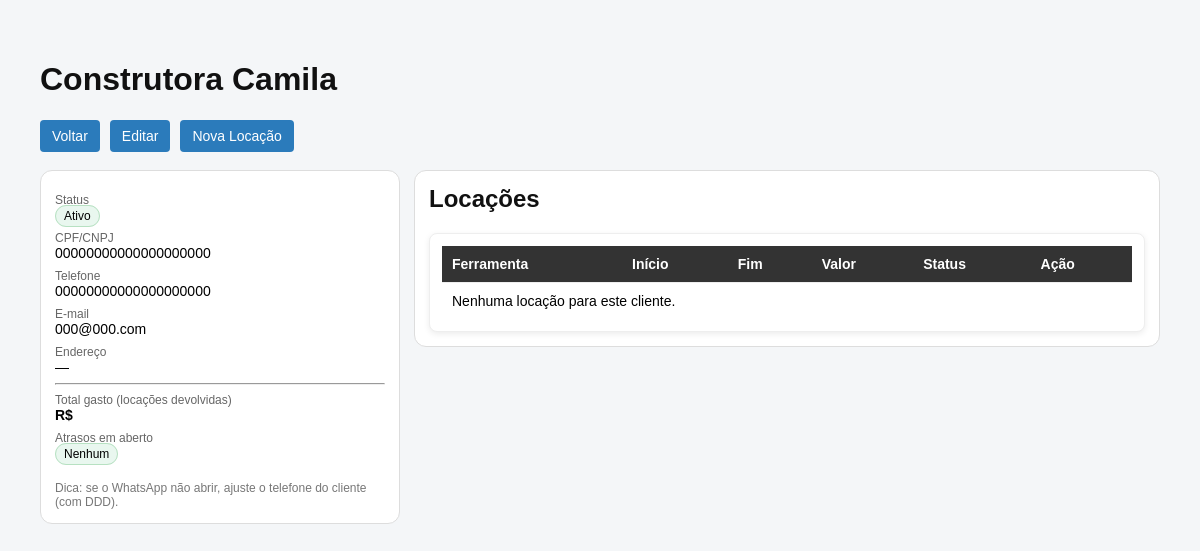
Screenshot of /clientes/1/ (signed in) with the database file from the repository.
### ferramentas/models.py (models this page shows, shortened)
class Cliente(models.Model):
    nome = models.CharField(max_length=200)
    cpf_cnpj = models.CharField(max_length=20, unique=True)
    telefone = models.CharField(max_length=20)
    email = models.EmailField(blank=True)
    endereco = models.TextField(blank=True)
    ativo = models.BooleanField(default=True)

### ferramentas/views.py (the view)
    def _wrapped(request, *args, **kwargs):
        if not is_admin(request.user):
            messages.error(request, "Acesso negado: apenas Admin pode acessar essa página.")
            return redirect('home')
        return view_func(request, *args, **kwargs)

### ferramentas/views.py (called while the page is built)
def is_admin(user):
    return user.is_authenticated and (user.is_superuser or user.groups.filter(name='Admin').exists())

def is_operador(user):
    return user.is_authenticated and user.groups.filter(name='Operador').exists()

def require_admin(view_func):
    def _wrapped(request, *args, **kwargs):
        if not is_admin(request.user):
            messages.error(request, "Acesso negado: apenas Admin pode acessar essa página.")
            return redirect('home')
        return view_func(request, *args, **kwargs)
    return _wrapped

def _menu_context(request):
    hoje = datetime.today().date()
    total_atrasadas = Locacao.objects.filter(devolvida=False, data_fim__lt=hoje).count()
    contas_em_aberto = ContaReceber.objects.filter(
        status__in=[ContaReceber.Status.PENDENTE, ContaReceber.Status.PARCIAL]
    ).count()
    return {
        'total_atrasadas': total_atrasadas,
        'contas_em_aberto': contas_em_aberto,
        'is_admin': is_admin(request.user),
        'is_operador': is_operador(request.user),
    }

@login_required
@require_admin
def detalhe_cliente(request, cliente_id):
    cliente = get_object_or_404(Cliente, id=cliente_id)
    ctx = {'cliente': cliente}
    ctx.update(_menu_context(request))
    return render(request, 'ferramentas/detalhe_cliente.html', ctx)

### ferramentas/templates/ferramentas/detalhe_cliente.html (shortened to what this page needs)
<!DOCTYPE html>
<html lang="pt-br">
<head>
    {% load static %}
    <link rel="stylesheet" href="{% static 'ferramentas/style.css' %}">
</head>
<body>
<h1>{{ cliente.nome }}</h1>
<div class="top-actions">
    <a class="btn" href="{% url 'listar_clientes' %}">Voltar</a>
    <a class="btn" href="{% url 'editar_cliente' cliente.id %}">Editar</a>
    <a class="btn" href="{% url 'nova_locacao' %}">Nova Locação</a>
</div>
<div class="wrap">
    <div class="panel">
        <div class="line">
            <div class="label">Status</div>
            <div class="value">
                {% if cliente.ativo %}
                    <span class="badge ok">Ativo</span>
                {% else %}
                    <span class="badge danger">Desativado</span>
                {% endif %}
            </div>
        </div>
        <div class="line">
            <div class="label">CPF/CNPJ</div>
            <div class="value">{{ cliente.cpf_cnpj }}</div>
        </div>
        <div class="line">
            <div class="label">Telefone</div>
            <div class="value">{{ cliente.telefone }}</div>
        </div>
        <div class="line">
            <div class="label">E-mail</div>
            <div class="value">{{ cliente.email|default:"—" }}</div>
        </div>
        <div class="line">
            <div class="label">Endereço</div>
            <div class="value">{{ cliente.endereco|default:"—" }}</div>
        </div>
        <hr>
        <div class="line">
            <div class="label">Total gasto (locações devolvidas)</div>
            <div class="value"><b>R$ {{ total_gasto|floatformat:2 }}</b></div>
        </div>
        <div class="line">
            <div class="label">Atrasos em aberto</div>
            <div class="value">
                {% if atrasos_dados %}
                    <span class="badge warn">{{ atrasos_dados|length }} em atraso</span>
                {% else %}
                    <span class="badge ok">Nenhum</span>
                {% endif %}
            </div>
        </div>
        <div class="muted small" style="margin-top:10px;">
            Dica: se o WhatsApp não abrir, ajuste o telefone do cliente (com DDD).
        </div>
    </div>
    <div class="panel">
        <h2 style="margin-top:0;">Locações</h2>
        <div class="table-wrap">
        <table>
            <thead>
                <tr>
                    <th>Ferramenta</th>
                    <th>Início</th>
                    <th>Fim</th>
                    <th>Valor</th>
                    <th>Status</th>
                    <th>Ação</th>
                </tr>
            </thead>
            <tbody>
            {% for l in locacoes %}
                <tr>
                    <td>{{ l.ferramenta.nome }}</td>
                    <td>{{ l.data_inicio|date:"d/m/Y" }}</td>
                    <td>{{ l.data_fim|date:"d/m/Y" }}</td>
                    <td>R$ {{ l.valor_total|floatformat:2 }}</td>
                    <td>
                        {% if l.devolvida %}
                            <span class="status status-ok">Devolvida</span>
                        {% else %}
                            {% if l.data_fim < hoje %}
                                <span class="badge warn">Atrasada</span>
                            {% else %}
                                <span class="status status-warn">Ativa</span>
                            {% endif %}
                        {% endif %}
                    </td>
                    <td>
                        {% if l.devolvida %}
                            —
                        {% else %}
                            <form method="post" action="{% url 'devolver_locacao' l.id %}">
                                {% csrf_token %}
                                <button class="btn danger" type="submit">Devolver</button>
                            </form>
                        {% endif %}
                    </td>
                </tr>
            {% empty %}
                <tr><td colspan="6">Nenhuma locação para este cliente.</td></tr>
            {% endfor %}
            </tbody>
        </table>
        </div>
    </div>
</div>
</body>
</html>

### ferramentas/static/ferramentas/style.css (style rules this page uses)
body { font-family: Arial, sans-serif; background: #f4f6f8; margin: 20px; padding: 20px; }
h1, h2 { color: #111; }
a { text-decoration: none; }
.top-actions { display: flex; gap: 10px; flex-wrap: wrap; margin: 14px 0 18px 0; }
.btn { display: inline-block; padding: 8px 12px; background: #2b7bbb; color: #fff; border-radius: 4px; border: none; cursor: pointer; font-size: 14px; }
.table-wrap { background: #fff; border-radius: 8px; padding: 12px; box-shadow: 0 2px 6px rgba(0,0,0,0.08); border: 1px solid #eee; }
table { width: 100%; border-collapse: collapse; }
th { background: #333; color: #fff; text-align: left; padding: 10px; font-size: 14px; }
td { padding: 10px; border-top: 1px solid #eee; font-size: 14px; }

### ferramentas/templates/ferramentas/detalhe_cliente.html (style rules this page uses)
.wrap { display: grid; grid-template-columns: 360px 1fr; gap: 14px; align-items: start; }
.panel { background: #fff; border: 1px solid #ddd; border-radius: 12px; padding: 14px; }
.line { margin: 8px 0; }
.label { font-size: 12px; color: #666; }
.value { font-size: 14px; }
.muted { color: #777; font-size: 12px; }
.badge { padding: 3px 8px; border-radius: 999px; font-size: 12px; border: 1px solid #ddd; }
.badge.ok { background: #e9f7ef; border-color: #b7e1c2; }
.small { font-size: 12px; }

### rows the page displays
Cliente: nome "Construtora Camila", cpf_cnpj "00000000000000000000", telefone "00000000000000000000", email "000@000.com", endereco "—"
